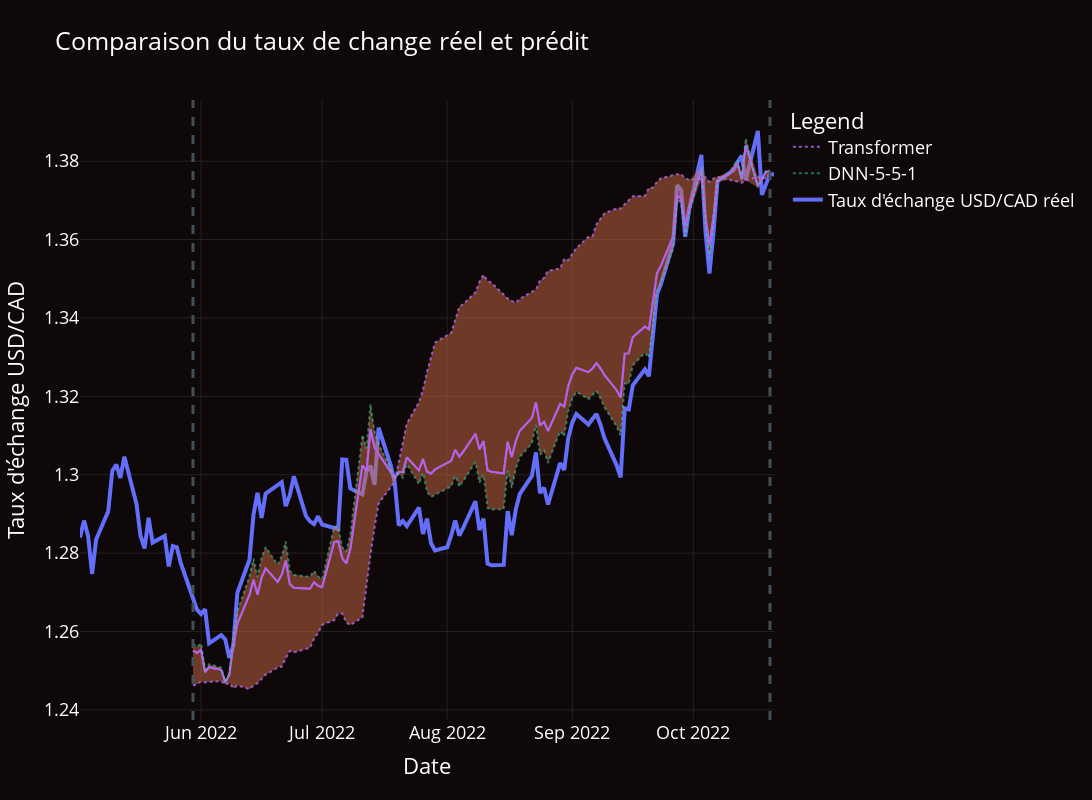

The cell this chart's notebook holds for it:
### Code cell
import plotly.graph_objects as go
import pandas as pd
import datetime

from plotly.graph_objs import *


two_week_dates = (pd.to_datetime(df_test['date'], format="%Y-%m-%d") + datetime.timedelta(weeks=4))

variance = np.var([*y_pred_nns, *y_pred_transformers], axis=0).reshape(-1)
variance_dnn = np.var(y_pred_nns)

fig = go.Figure()

fig.add_scatter(x=df_test['date'], y=df_test['rate'], mode='lines', name="Taux d'échange USD/CAD réel",  line = dict( width=4))
# fig.add_scatter(x=two_week_dates, y=y_pred_ensemble.reshape(-1), mode='lines', name="Ensemble", line_color="#CE6A44", opacity=.8, line = dict( width=1))


fig.add_trace(go.Scatter(
    x=two_week_dates,
    y=y_pred_ensemble.reshape(-1),
    fill=None,
    mode='lines', line_color=None, showlegend = False)
)
fig.add_trace(go.Scatter(x=two_week_dates, y=ensemble_var_max,
    mode='lines',
    fill='tonexty', # fill area between trace0 and trace1
    line_color="#CE6A44", opacity=.8, line = dict( width=0) , showlegend = False
    ))

fig.add_trace(go.Scatter(
    x=two_week_dates,
    y=y_pred_ensemble.reshape(-1),
    fill=None,
    mode='lines', line_color=None, showlegend = False)
)
fig.add_trace(go.Scatter(x=two_week_dates, y= ensemble_var_min,
    mode='lines',
    fill='tonexty', # fill area between trace0 and trace1
    line_color="#CE6A44", opacity=.8, line = dict( width=0), showlegend = False
    ))





fig.add_scatter(x=two_week_dates, y=np.mean(y_pred_nns, axis=0).reshape(-1), mode='lines', name="DNN-5-5-1", line_color="#2BDEA8" ,opacity=.5, line = dict( width=2, dash='dot'))
# fig.add_scatter(x=two_week_dates, y=y_pred_lstm_best, mode='lines', name="LSTM", line_colr="#F0A500", opacity=.5, line = dict( width=2, dash='dot'))
fig.add_scatter(x=two_week_dates, y=np.array(y_pred_transformer_best).reshape(-1), mode='lines', name="Transformer", line_color="#AF68F0", opacity=.8, line = dict( width=2, dash='dot'))


# fig.add_scatter(x=two_week_dates, y=var_min, mode='lines', name="Ensemble", line_color="#CE6A44", opacity=.8, line = dict( width=1))

# fig.add_scatter(x=two_week_dates, y=df_test['sent_fin_can_litigious'].to_numpy()/6, mode='lines', name="Ensemble", opacity=.8, line = dict( width=4))

fig.add_vline(x=str(two_week_dates.to_numpy()[0]), line_width=3, line_dash="dash", line_color="#435055")
fig.add_vline(x=str(df_test['date'].to_numpy()[-2]), line_width=3, line_dash="dash", line_color="#435055", name="Bob")

fig.update_xaxes(showgrid=True, gridwidth=1, gridcolor='#262020')
fig.update_yaxes(showgrid=True, gridwidth=1, gridcolor='#262020')

fig.update_layout(
    title="Comparaison du taux de change réel et prédit",
    xaxis_title="Date",
    yaxis_title="Taux d'échange USD/CAD",
    legend_title="Legend",
    font=dict(
        size=18,
        color="#FFF"
    ),
    width=1600, height=800,
    paper_bgcolor='#0E0808',
    plot_bgcolor='#0E0808',
)

fig.show()
